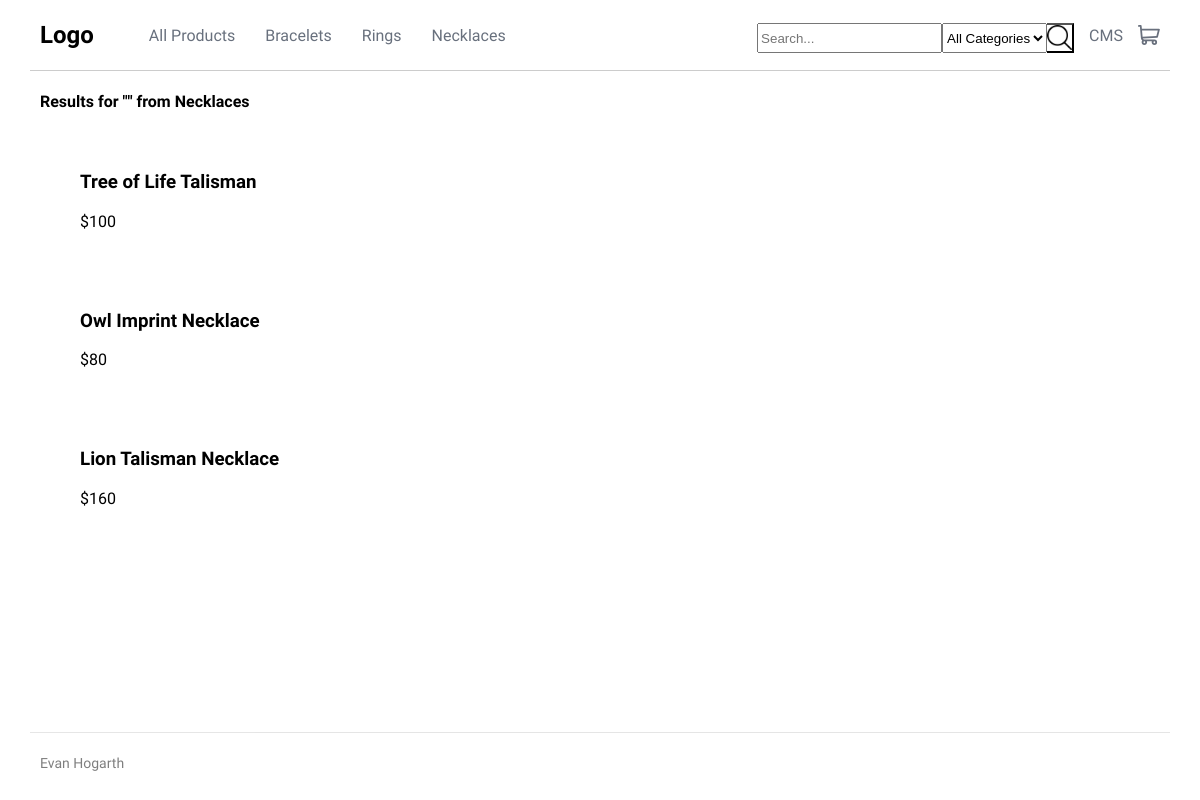
Screenshot of /search_products.php?category=9 with the database file from the repository.
### tables this page shows
CREATE TABLE `categories` (
  `category_id` int(11) NOT NULL,
  `category_name` varchar(50) NOT NULL
);

CREATE TABLE `products` (
  `id` int(11) NOT NULL,
  `category_id` int(11) NOT NULL,
  `product_name` varchar(100) NOT NULL,
  `stock` int(11) NOT NULL,
  `description` text NOT NULL,
  `price` float NOT NULL,
  `image_url` varchar(200) NOT NULL
);

### search_products.php (the view, shortened to what this page needs)
<?php
  require('connect.php');
  $search = filter_input(INPUT_GET, 'search', FILTER_SANITIZE_FULL_SPECIAL_CHARS);
  if($_GET['category'] < 0) {
    $query = "SELECT * FROM products WHERE product_name LIKE :search";
    $statement = $db->prepare($query);
    $statement->bindValue(':search', '%' . $search . '%', PDO::PARAM_STR);
    $statement->execute();
    $category_name = "All Categories.";
  }
  else if($_GET['category'] >= 0) {
    $query = "SELECT * FROM products WHERE product_name LIKE :search AND category_id = :category";
    $statement = $db->prepare($query);
    $statement->bindValue(':search', '%' . $search . '%', PDO::PARAM_STR);
    $statement->bindValue(':category', $_GET['category'], PDO::PARAM_INT);
    $statement->execute();
    $category_query = "SELECT category_name FROM categories WHERE category_id = :category_id";
    $category_statement = $db->prepare($category_query);
    $category_statement->bindValue(':category_id', $_GET['category'], PDO::PARAM_INT);
    $category_statement->execute();
    $categories = $category_statement->fetch();
    $category_name = $categories['category_name'];
  }
?>
<!DOCTYPE html>
<html lang="en" dir="ltr">
  <head>
    <link rel="stylesheet" href="styles.css">
  </head>
  <body>
    <?php require('navigation.php') ?>
    <main class="category-page">
      <h4>Results for &quot<?= $search ?>&quot from <?= $category_name ?></h3>
      <?php while($row = $statement->fetch()): ?>
        <div class="cp-product-block">
          <a class="link-product" href="product_page.php?id=<?= $row['id'] ?>"><h3><?= $row['product_name'] ?></h3></a>
          <p>$<?= $row['price'] ?></p>
        </div>
      <?php endwhile ?>
    </main>
    <footer>
      <p>Evan Hogarth</p>
    </footer>
  </body>
</html>

### navigation.php (shortened to what this page needs)
<?php
  $navQuery = "SELECT * FROM categories";
  $navStatement = $db->prepare($navQuery);
  $navStatement->execute();
?>
<nav>
  <a href="index.php"><h2 id="logo">Logo</h2></a>
  <a class="nav-links" href="all_products.php">All Products</a>
  <?php while($category = $navStatement->fetch()): ?>
    <a class="nav-links" href="category_page.php?id=<?= $category['category_id'] ?>"><?= $category['category_name'] ?></a>
  <?php endwhile ?>
  <form id="search-bar" action="search_products.php">
    <input id="search-input" type="text" placeholder="Search..." name="search">
    <select id="category-search" name="category">
      <option selected="selected" value="-1">All Categories</option>
    </select>
    <button id="search-button" type="submit"><img id="search-icon" src="images/search-symbol.png" alt=""></button>
  </form>
  <a id="admin-link" class="nav-links" href="admin.php">CMS</a>
  <img id="cart-icon" src="images/icon-cart.svg" alt="cart">
</nav>

### styles.css (style rules this page uses)
body { margin: 0; padding: 0; font-family: 'Kumbh Sans', sans-serif; }
a { text-decoration: none; color: inherit; }
nav { height: 70px; display: flex; align-items: center; padding: 0px 10px; margin: 0px 30px; border-bottom: 1px solid rgba(0, 0, 0, 0.2); }
nav #logo { margin-right: 40px; }
#search-bar { margin-left: auto; height: 24px; display: flex; border-collapse: collapse; }
#search-input { height: 24px; }
#search-button { background: inherit; height: 30px; padding: 0px; margin: 0px; border-left: none; }
#search-icon { height: 25px; }
#category-search { height: 30px; }
.nav-links { margin: 15px; color: hsl(219, 9%, 45%); }
footer { height: 60px; display: flex; align-items: center; padding: 0px 10px; margin: 0px 30px; border-top: 1px solid rgba(0, 0, 0, 0.2); opacity: 0.5; font-size: 14px; }
.category-page { padding: 0px 40px; min-height: calc(100vh - 160px); }
.cp-product-block { display: flex; flex-direction: column; max-width: 400px; margin: 20px; padding: 20px; }
.category-page .link-product { color: #000; }
.category-page p { margin: 0px; }
select { height: 26px; }

### rows the page displays
categories: category_name "Bracelets"
categories: category_name "Rings"
categories: category_name "Necklaces"
products: product_name "Tree of Life Talisman", price "100"
products: product_name "Owl Imprint Necklace", price "80"
products: product_name "Lion Talisman Necklace", price "160"
